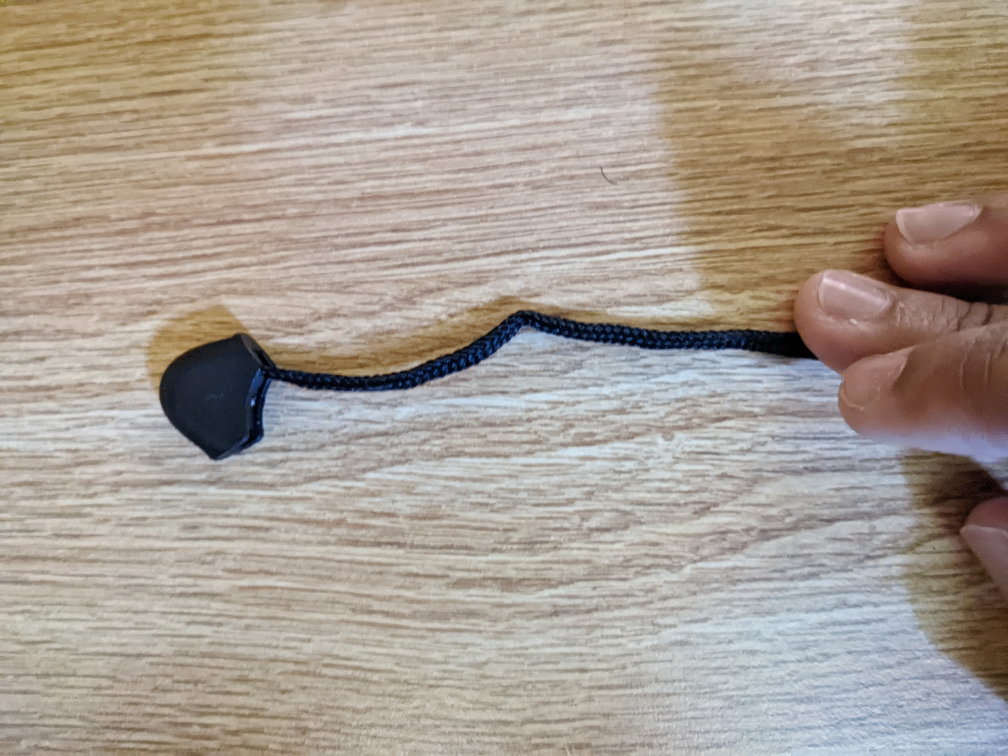
#> input picture lab3_testing/zipper_thingy_left.jpg, 4032 x 3024 px (shown at 1/4 size)
$ python inertia.py zipper_thingy_left.jpg
#> lines starting #> are read from the running program, lines starting #| are printed output that depends on the picture; after the words box and inside, x2 and y2 are one past the last pixel; in counts of white or black regions, pixels touching at a corner belong together
import cv2
import numpy as np
import sys

capture = cv2.imread(sys.argv[1])
#> capture is the input picture: shape (3024, 4032, 3); mean B, G, R 148.2, 158.5, 169

bdp = cv2.SimpleBlobDetector_Params()

# bdp.filterByArea = True
# bdp.minArea = 400
bdp.filterByColor = True
bdp.blobColor = 255

# detector = cv2.SimpleBlobDetector_create(bdp)

frame_count = 1

ret = True
frame = capture
frame_count += 1

if ret:
    new_dims = (int(frame.shape[1] * 0.2), int(frame.shape[0] * 0.2))
#> new_dims = (806, 604)

    downscale = cv2.resize(frame, new_dims)
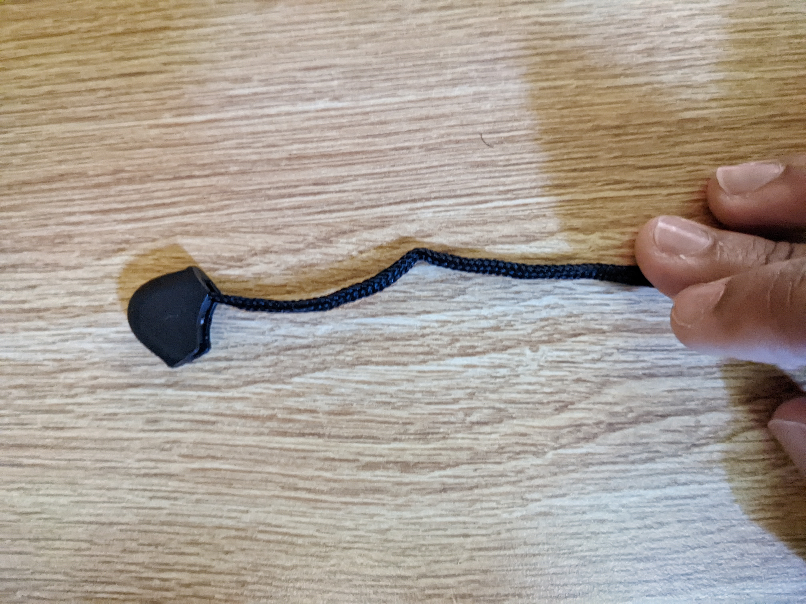
#> downscale: shape (604, 806, 3); mean B, G, R 148.1, 158.4, 168.9

    gray = cv2.cvtColor(downscale, cv2.COLOR_BGR2GRAY)
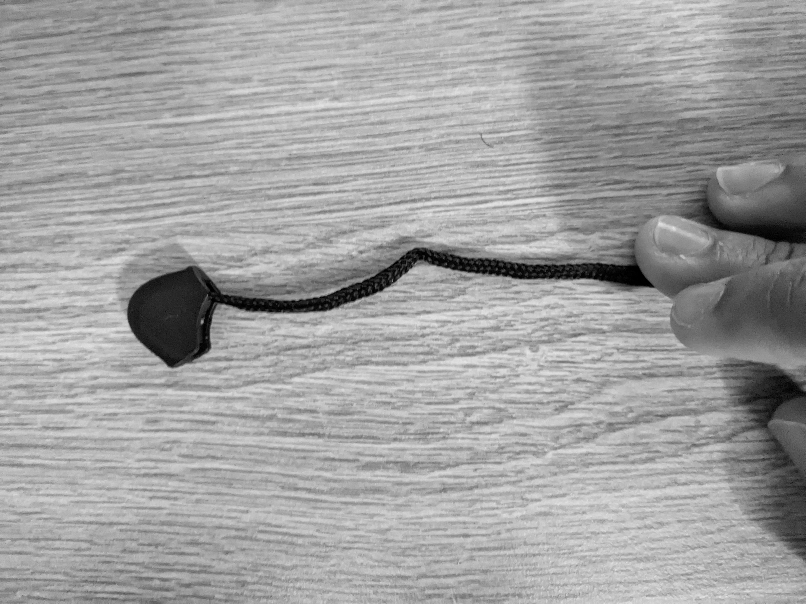
#> gray: shape (604, 806); min 0, max 230, mean 160.4
    gray = cv2.GaussianBlur(gray, (15,15), cv2.BORDER_DEFAULT)
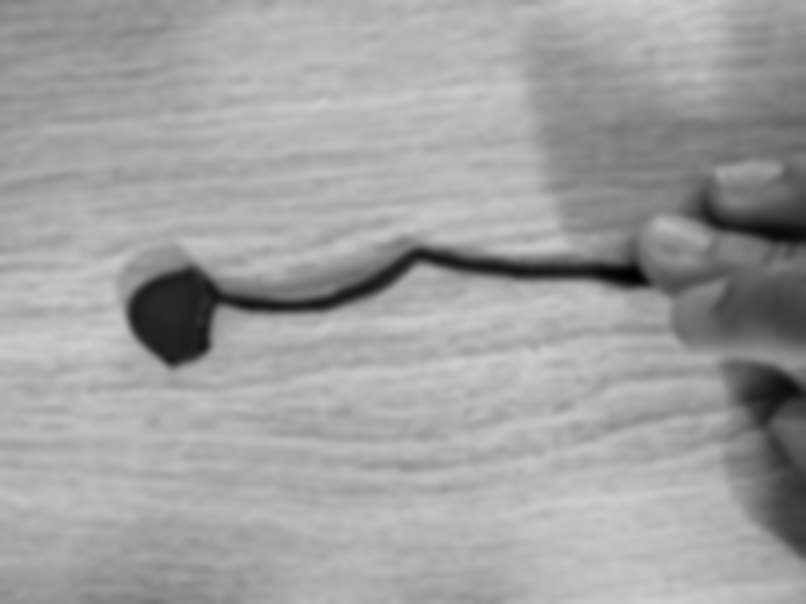
#> gray: shape (604, 806); min 1, max 207, mean 160.4

    mask = cv2.adaptiveThreshold(gray, maxValue=255, adaptiveMethod=cv2.ADAPTIVE_THRESH_MEAN_C, thresholdType=cv2.THRESH_BINARY_INV, blockSize=101, C=40)
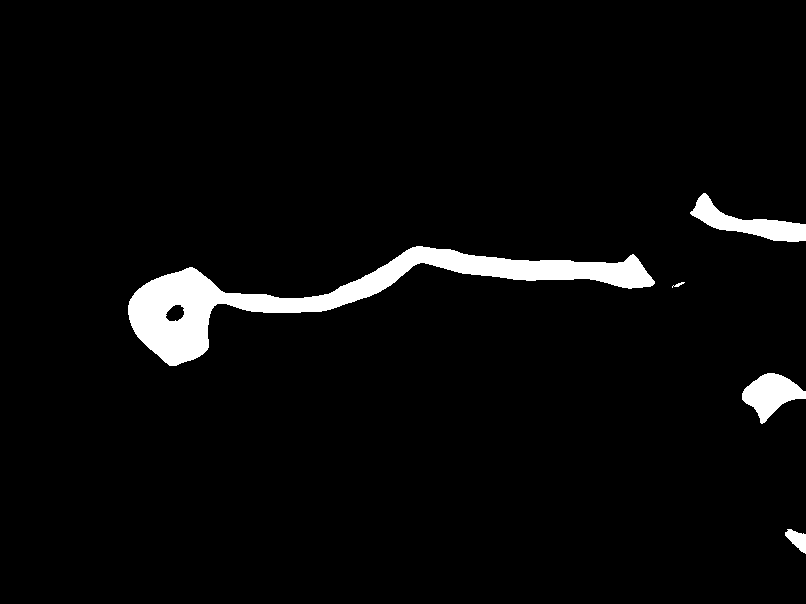
#> mask: shape (604, 806); 3.8% white; 5 white regions

    contours, _ = cv2.findContours(mask, cv2.RETR_LIST, cv2.CHAIN_APPROX_SIMPLE)
#> contours = 6 contours, 1 with area under 20; largest, box (x1, y1, x2, y2) and area: (128, 246, 655, 366) 14148, (690, 193, 806, 242) 1961, (742, 373, 806, 424) 1668, (785, 529, 806, 554) 262, (165, 304, 185, 322) 239
    # keypoints = detector.detect(mask)
    # im_with_keypoints = cv2.drawKeypoints(mask, keypoints, np.array([]), (0,0,255), cv2.DRAW_MATCHES_FLAGS_DRAW_RICH_KEYPOINTS)

    im_with_keypoints = cv2.cvtColor(mask, cv2.COLOR_GRAY2BGR)
#> im_with_keypoints: shape (604, 806, 3); 3.8% white; 5 white regions, box (x1, y1, x2, y2) and area: (128, 246, 655, 366) 14497, (690, 193, 806, 242) 2091, (742, 373, 806, 424) 1745, (785, 529, 806, 554) 296, (672, 282, 685, 288) 29

    # print(im_with_keypoints.shape)

    largest_contour = -1
    largest_contour_area = 0

    for i in range(len(contours)):
        M = cv2.moments(contours[i])
        if(M['m00'] == 0.0):
            continue
        if (area := cv2.contourArea(contours[i])) > largest_contour_area:
            largest_contour = i
            largest_contour_area = area
#> this loop made 6 passes
#> largest_contour_area on passes 1, 2, 5: 262, 1668.5, 14148.5
#> after the loop, largest_contour = 4; largest_contour_area = 14148.5

    largest_contour_moment = cv2.moments(contours[largest_contour])
#> largest_contour_moment = moments, m00 14148.5, centre m10/m00, m01/m00 = (327.9, 293.9)
    moment_x = int(largest_contour_moment['m10'] / largest_contour_moment['m00'])
#> moment_x = 327
    moment_y = int(largest_contour_moment['m01'] / largest_contour_moment['m00']) # centroid of contour ("blob")
#> moment_y = 293

    im_with_keypoints = cv2.drawContours(im_with_keypoints, contours, largest_contour, (0,0,255), 3)
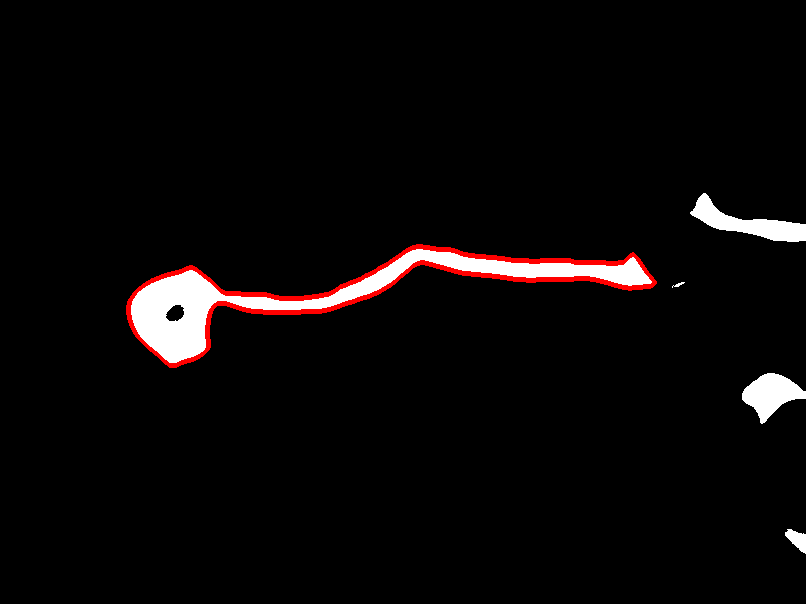
#> im_with_keypoints: shape (604, 806, 3); mean B, G, R 8, 8, 11
    cv2.circle(im_with_keypoints, (moment_x, moment_y), 3, (0,255,0), 3)
#> im_with_keypoints: shape (604, 806, 3); 0.02% of pixels changed, all inside (x1, y1, x2, y2) = (322, 288, 333, 299)

    x,y,w,h = cv2.boundingRect(contours[largest_contour])
#> x = 128; y = 246; w = 527; h = 120
    middle = x + w//2
#> middle = 391

    result = cv2.line(im_with_keypoints,
                      (middle, y),
                      (middle, y + h),
                      (0, 0, 255),
                      3)

    if moment_x < middle - 20:
        direction = "left"
    elif moment_x > middle + 20:
        direction = "right"
    else:
        direction = "straight"

    result = cv2.putText(im_with_keypoints,
                         direction,
                         (50, 50),
                         cv2.FONT_HERSHEY_SIMPLEX,
                         2,
                         (0,0,255),
                         2,
                         cv2.LINE_AA)
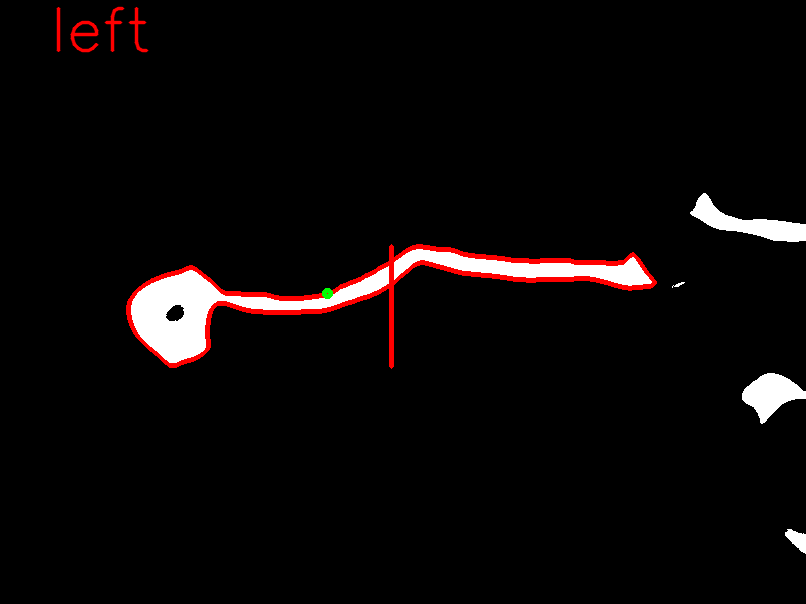
#> result: shape (604, 806, 3); mean B, G, R 8, 8, 11.7

    cv2.imshow("Result", result)

    k = cv2.waitKey(0)
#> (key Esc is pressed here)

cv2.destroyAllWindows()

$ run again, on lab3_testing/zipper_thingy_straight.jpg
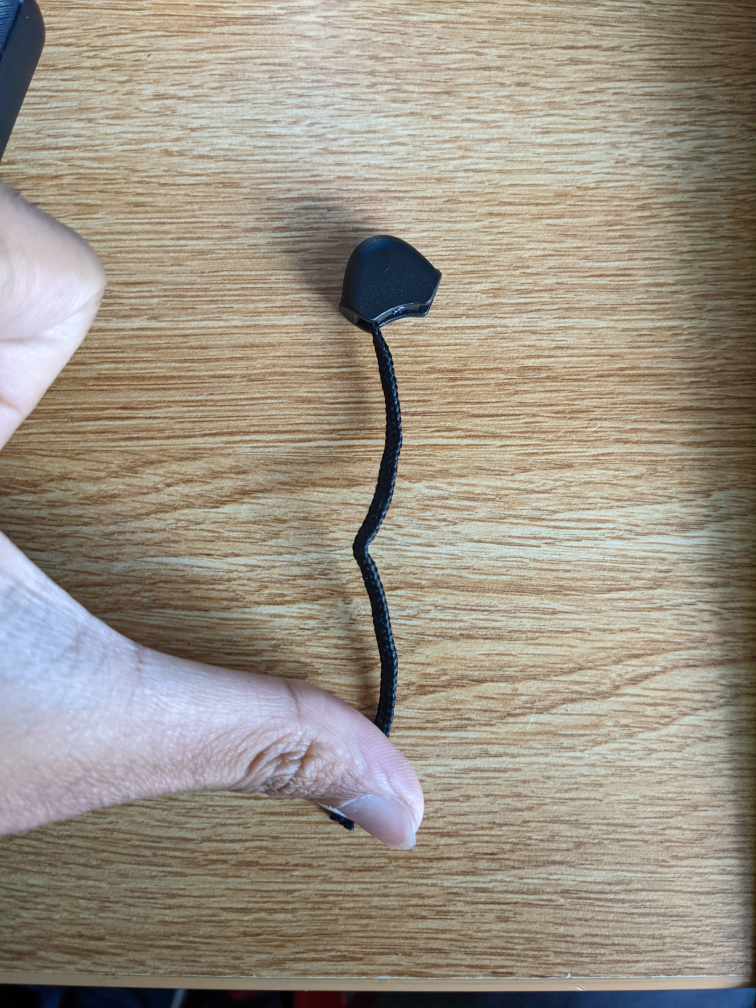
#> input picture lab3_testing/zipper_thingy_straight.jpg, 3024 x 4032 px (shown at 1/4 size)
#> capture is the input picture: shape (4032, 3024, 3); mean B, G, R 134.2, 147.4, 156.1
#> `mask = cv2.adaptiveThreshold(gray, maxValue=255, adaptiveMethod=cv2.AD..`:
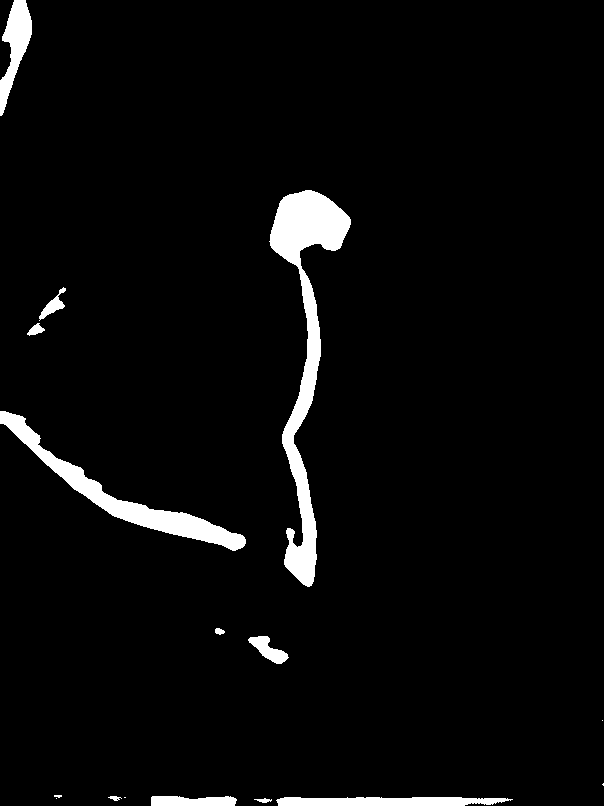
#> mask: shape (806, 604); 3.9% white; 16 white regions (5 under 20 px)
#> contours = 17 contours, 6 with area under 20; largest, box (x1, y1, x2, y2) and area: (269, 190, 351, 587) 8345, (0, 411, 246, 551) 4632, (276, 797, 513, 806) 1594, (0, 0, 32, 116) 1588, (151, 796, 237, 806) 672
#> the loop `for i in range(len(contours)):` made 17 passes
#> largest_contour_area on passes 2, 4, 13, 16: 31.5, 1593.5, 4631.5, 8345
#> after the loop `for i in range(len(contours)):`: largest_contour = 15; largest_contour_area = 8345
#> largest_contour_moment = moments, m00 8345, centre m10/m00, m01/m00 = (305.2, 343.2)
#> moment_x = 305
#> moment_y = 343
#> x = 269; y = 190; w = 82; h = 397
#> middle = 310
#> `result = cv2.putText(im_with_keypoints, direction, (50, 50), cv2.FONT_..`:
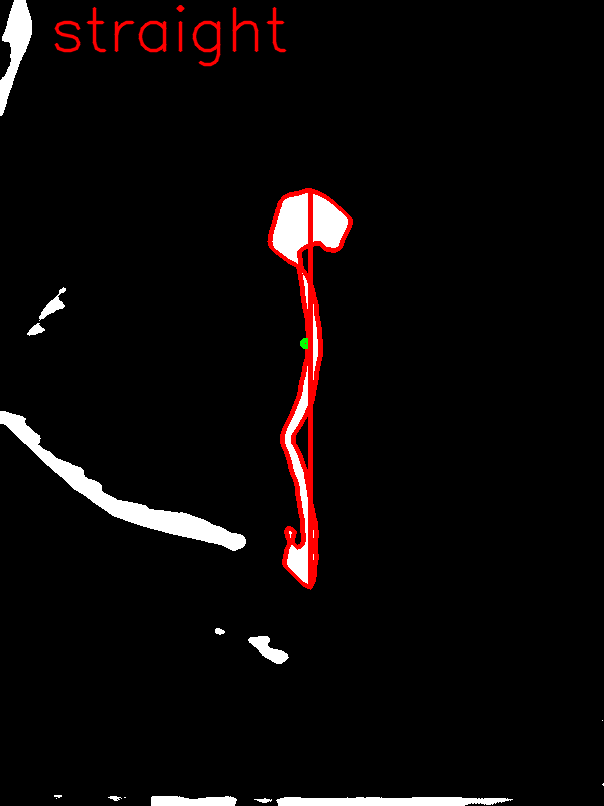
#> result: shape (806, 604, 3); mean B, G, R 8.1, 8.1, 12.3
